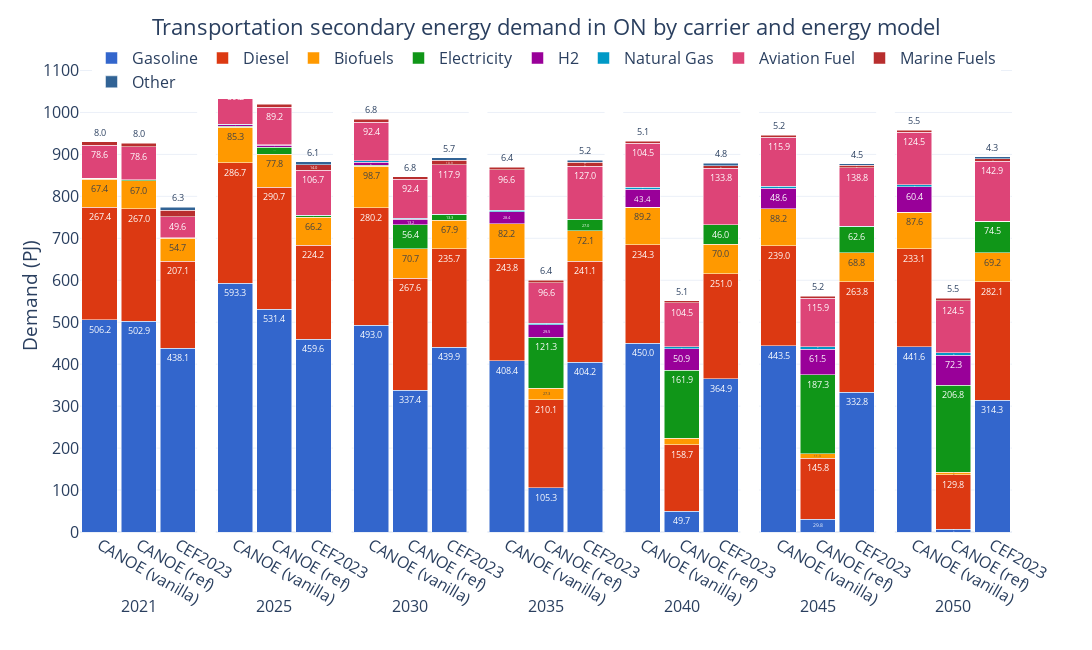

Source (notebook cell):
### Code cell
bau23_fig = bau23_demand[(bau23_demand['Sector'] == 'Transportation') & (bau23_demand['Carrier'] != 'Total End-Use')].copy()
ref_fig = ref_trnact[(ref_trnact['Mode'] == 'Fuel use') & (ref_trnact['Carrier'] != 'Other')].copy()
vanilla_fig = vanilla_trnact[(vanilla_trnact['Mode'] == 'Fuel use') & (vanilla_trnact['Carrier'] != 'Other')].copy()

carrier_order = ['Gasoline', 'Diesel', 'Biofuels', 'Electricity', 'H2', 'Natural Gas', 'Aviation Fuel', 'Marine Fuels', 'Other']

bau23_fig['Source'] = 'CEF2023'
ref_fig['Source'] = 'CANOE (ref)'
vanilla_fig['Source'] = 'CANOE (vanilla)'

fig_df = pd.concat([vanilla_fig[['Period', 'Demand (PJ)', 'Carrier', 'Source']], ref_fig[['Period', 'Demand (PJ)', 'Carrier', 'Source']], bau23_fig[['Period', 'Demand (PJ)', 'Carrier', 'Source']]])

fig_df['Carrier'] = fig_df['Carrier'].apply(carrier_grouping)
fig_df = fig_df.groupby(['Period', 'Carrier', 'Source'], as_index=False).sum('Demand (PJ)')

fig_df['Carrier'] = pd.Categorical(fig_df['Carrier'], categories=carrier_order, ordered=True)
fig_df['Source'] = pd.Categorical(fig_df['Source'], categories=['CANOE (vanilla)', 'CANOE (ref)', 'CEF2023'], ordered=True)
fig_df = fig_df.sort_values(['Source', 'Carrier', 'Period'])

fig = px.bar(fig_df, 
             x='Source', 
             y='Demand (PJ)', 
             color='Carrier', 
             barmode='stack', 
             facet_col='Period',
             facet_col_spacing=2E-2,
             template='plotly_white',
             color_discrete_sequence=px.colors.qualitative.G10[:7] + px.colors.qualitative.G10[8:],
             text_auto='.1f',
            #  text='Demand (PJ)_sum'
             width=1200, height=650,
             )

fig.update_layout(title=dict(
        text='Transportation secondary energy demand in ON by carrier and energy model',
        x=0.5, 
        y=0.97,
        xanchor='center',
        yanchor='top'
    ),
    xaxis=dict(title='Period'),
    yaxis=dict(title='Demand (PJ)',
               dtick=100),
    yaxis_title_standoff=0,
    legend_title_text='',
    bargap=0.1,
    legend=dict(
        orientation='h',  
        yanchor='top',
        y=1.04,  
        xanchor='center',
        x=0.5),
    font=dict(
        # family="Open Sans",
        size=16)
    )

for annotation in fig.layout.annotations:
    annotation.text = annotation.text.split('=')[1]
    annotation.y = -0.13  
    annotation.yanchor = 'top' 

for axis in fig.layout:
    if axis.startswith('yaxis'):
        fig.layout[axis].dtick = 100

for axis in fig.layout:
    if axis.startswith('xaxis'):
        fig.layout[axis].title.text = ''

fig.for_each_trace(lambda trace: trace.update(textfont=dict(size=9)))

fig.show()

### Figure 1 — Plotly figure (JSON) as saved in the notebook; plotly's stock layout.template omitted (floating-point values rounded to 4 significant figures)
{"data": [{"alignmentgroup": "True", "hovertemplate": "Carrier=Gasoline<br>Period=2021<br>Source=%{x}<br>Demand (PJ)=%{y}<extra></extra>", "legendgroup": "Gasoline", "marker": {"color": "#3366CC", "pattern": {"shape": ""}}, "name": "Gasoline", "offsetgroup": "Gasoline", "orientation": "v", "showlegend": true, "textfont": {"size": 9}, "textposition": "auto", "texttemplate": "%{y:.1f}", "type": "bar", "x": ["CANOE (vanilla)", "CANOE (ref)", "CEF2023"], "xaxis": "x", "y": [506.2, 502.9, 438.1], "yaxis": "y"}, {"alignmentgroup": "True", "hovertemplate": "Carrier=Gasoline<br>Period=2025<br>Source=%{x}<br>Demand (PJ)=%{y}<extra></extra>", "legendgroup": "Gasoline", "marker": {"color": "#3366CC", "pattern": {"shape": ""}}, "name": "Gasoline", "offsetgroup": "Gasoline", "orientation": "v", "showlegend": false, "textfont": {"size": 9}, "textposition": "auto", "texttemplate": "%{y:.1f}", "type": "bar", "x": ["CANOE (vanilla)", "CANOE (ref)", "CEF2023"], "xaxis": "x2", "y": [593.3, 531.4, 459.6], "yaxis": "y2"}, {"alignmentgroup": "True", "hovertemplate": "Carrier=Gasoline<br>Period=2030<br>Source=%{x}<br>Demand (PJ)=%{y}<extra></extra>", "legendgroup": "Gasoline", "marker": {"color": "#3366CC", "pattern": {"shape": ""}}, "name": "Gasoline", "offsetgroup": "Gasoline", "orientation": "v", "showlegend": false, "textfont": {"size": 9}, "textposition": "auto", "texttemplate": "%{y:.1f}", "type": "bar", "x": ["CANOE (vanilla)", "CANOE (ref)", "CEF2023"], "xaxis": "x3", "y": [493.0, 337.4, 439.9], "yaxis": "y3"}, {"alignmentgroup": "True", "hovertemplate": "Carrier=Gasoline<br>Period=2035<br>Source=%{x}<br>Demand (PJ)=%{y}<extra></extra>", "legendgroup": "Gasoline", "marker": {"color": "#3366CC", "pattern": {"shape": ""}}, "name": "Gasoline", "offsetgroup": "Gasoline", "orientation": "v", "showlegend": false, "textfont": {"size": 9}, "textposition": "auto", "texttemplate": "%{y:.1f}", "type": "bar", "x": ["CANOE (vanilla)", "CANOE (ref)", "CEF2023"], "xaxis": "x4", "y": [408.4, 105.3, 404.2], "yaxis": "y4"}, {"alignmentgroup": "True", "hovertemplate": "Carrier=Gasoline<br>Period=2040<br>Source=%{x}<br>Demand (PJ)=%{y}<extra></extra>", "legendgroup": "Gasoline", "marker": {"color": "#3366CC", "pattern": {"shape": ""}}, "name": "Gasoline", "offsetgroup": "Gasoline", "orientation": "v", "showlegend": false, "textfont": {"size": 9}, "textposition": "auto", "texttemplate": "%{y:.1f}", "type": "bar", "x": ["CANOE (vanilla)", "CANOE (ref)", "CEF2023"], "xaxis": "x5", "y": [450.0, 49.74, 364.9], "yaxis": "y5"}, {"alignmentgroup": "True", "hovertemplate": "Carrier=Gasoline<br>Period=2045<br>Source=%{x}<br>Demand (PJ)=%{y}<extra></extra>", "legendgroup": "Gasoline", "marker": {"color": "#3366CC", "pattern": {"shape": ""}}, "name": "Gasoline", "offsetgroup": "Gasoline", "orientation": "v", "showlegend": false, "textfont": {"size": 9}, "textposition": "auto", "texttemplate": "%{y:.1f}", "type": "bar", "x": ["CANOE (vanilla)", "CANOE (ref)", "CEF2023"], "xaxis": "x6", "y": [443.5, 29.81, 332.8], "yaxis": "y6"}, {"alignmentgroup": "True", "hovertemplate": "Carrier=Gasoline<br>Period=2050<br>Source=%{x}<br>Demand (PJ)=%{y}<extra></extra>", "legendgroup": "Gasoline", "marker": {"color": "#3366CC", "pattern": {"shape": ""}}, "name": "Gasoline", "offsetgroup": "Gasoline", "orientation": "v", "showlegend": false, "textfont": {"size": 9}, "textposition": "auto", "texttemplate": "%{y:.1f}", "type": "bar", "x": ["CANOE (vanilla)", "CANOE (ref)", "CEF2023"], "xaxis": "x7", "y": [441.6, 6.229, 314.3], "yaxis": "y7"}, {"alignmentgroup": "True", "hovertemplate": "Carrier=Diesel<br>Period=2021<br>Source=%{x}<br>Demand (PJ)=%{y}<extra></extra>", "legendgroup": "Diesel", "marker": {"color": "#DC3912", "pattern": {"shape": ""}}, "name": "Diesel", "offsetgroup": "Diesel", "orientation": "v", "showlegend": true, "textfont": {"size": 9}, "textposition": "auto", "texttemplate": "%{y:.1f}", "type": "bar", "x": ["CANOE (vanilla)", "CANOE (ref)", "CEF2023"], "xaxis": "x", "y": [267.4, 267.0, 207.1], "yaxis": "y"}, {"alignmentgroup": "True", "hovertemplate": "Carrier=Diesel<br>Period=2025<br>Source=%{x}<br>Demand (PJ)=%{y}<extra></extra>", "legendgroup": "Diesel", "marker": {"color": "#DC3912", "pattern": {"shape": ""}}, "name": "Diesel", "offsetgroup": "Diesel", "orientation": "v", "showlegend": false, "textfont": {"size": 9}, "textposition": "auto", "texttemplate": "%{y:.1f}", "type": "bar", "x": ["CANOE (vanilla)", "CANOE (ref)", "CEF2023"], "xaxis": "x2", "y": [286.7, 290.7, 224.2], "yaxis": "y2"}, {"alignmentgroup": "True", "hovertemplate": "Carrier=Diesel<br>Period=2030<br>Source=%{x}<br>Demand (PJ)=%{y}<extra></extra>", "legendgroup": "Diesel", "marker": {"color": "#DC3912", "pattern": {"shape": ""}}, "name": "Diesel", "offsetgroup": "Diesel", "orientation": "v", "showlegend": false, "textfont": {"size": 9}, "textposition": "auto", "texttemplate": "%{y:.1f}", "type": "bar", "x": ["CANOE (vanilla)", "CANOE (ref)", "CEF2023"], "xaxis": "x3", "y": [280.2, 267.6, 235.7], "yaxis": "y3"}, {"alignmentgroup": "True", "hovertemplate": "Carrier=Diesel<br>Period=2035<br>Source=%{x}<br>Demand (PJ)=%{y}<extra></extra>", "legendgroup": "Diesel", "marker": {"color": "#DC3912", "pattern": {"shape": ""}}, "name": "Diesel", "offsetgroup": "Diesel", "orientation": "v", "showlegend": false, "textfont": {"size": 9}, "textposition": "auto", "texttemplate": "%{y:.1f}", "type": "bar", "x": ["CANOE (vanilla)", "CANOE (ref)", "CEF2023"], "xaxis": "x4", "y": [243.8, 210.1, 241.1], "yaxis": "y4"}, {"alignmentgroup": "True", "hovertemplate": "Carrier=Diesel<br>Period=2040<br>Source=%{x}<br>Demand (PJ)=%{y}<extra></extra>", "legendgroup": "Diesel", "marker": {"color": "#DC3912", "pattern": {"shape": ""}}, "name": "Diesel", "offsetgroup": "Diesel", "orientation": "v", "showlegend": false, "textfont": {"size": 9}, "textposition": "auto", "texttemplate": "%{y:.1f}", "type": "bar", "x": ["CANOE (vanilla)", "CANOE (ref)", "CEF2023"], "xaxis": "x5", "y": [234.3, 158.7, 251.0], "yaxis": "y5"}, {"alignmentgroup": "True", "hovertemplate": "Carrier=Diesel<br>Period=2045<br>Source=%{x}<br>Demand (PJ)=%{y}<extra></extra>", "legendgroup": "Diesel", "marker": {"color": "#DC3912", "pattern": {"shape": ""}}, "name": "Diesel", "offsetgroup": "Diesel", "orientation": "v", "showlegend": false, "textfont": {"size": 9}, "textposition": "auto", "texttemplate": "%{y:.1f}", "type": "bar", "x": ["CANOE (vanilla)", "CANOE (ref)", "CEF2023"], "xaxis": "x6", "y": [239.0, 145.8, 263.8], "yaxis": "y6"}, {"alignmentgroup": "True", "hovertemplate": "Carrier=Diesel<br>Period=2050<br>Source=%{x}<br>Demand (PJ)=%{y}<extra></extra>", "legendgroup": "Diesel", "marker": {"color": "#DC3912", "pattern": {"shape": ""}}, "name": "Diesel", "offsetgroup": "Diesel", "orientation": "v", "showlegend": false, "textfont": {"size": 9}, "textposition": "auto", "texttemplate": "%{y:.1f}", "type": "bar", "x": ["CANOE (vanilla)", "CANOE (ref)", "CEF2023"], "xaxis": "x7", "y": [233.1, 129.8, 282.1], "yaxis": "y7"}, {"alignmentgroup": "True", "hovertemplate": "Carrier=Biofuels<br>Period=2021<br>Source=%{x}<br>Demand (PJ)=%{y}<extra></extra>", "legendgroup": "Biofuels", "marker": {"color": "#FF9900", "pattern": {"shape": ""}}, "name": "Biofuels", "offsetgroup": "Biofuels", "orientation": "v", "showlegend": true, "textfont": {"size": 9}, "textposition": "auto", "texttemplate": "%{y:.1f}", "type": "bar", "x": ["CANOE (vanilla)", "CANOE (ref)", "CEF2023"], "xaxis": "x", "y": [67.38, 67.0, 54.67], "yaxis": "y"}, {"alignmentgroup": "True", "hovertemplate": "Carrier=Biofuels<br>Period=2025<br>Source=%{x}<br>Demand (PJ)=%{y}<extra></extra>", "legendgroup": "Biofuels", "marker": {"color": "#FF9900", "pattern": {"shape": ""}}, "name": "Biofuels", "offsetgroup": "Biofuels", "orientation": "v", "showlegend": false, "textfont": {"size": 9}, "textposition": "auto", "texttemplate": "%{y:.1f}", "type": "bar", "x": ["CANOE (vanilla)", "CANOE (ref)", "CEF2023"], "xaxis": "x2", "y": [85.28, 77.8, 66.16], "yaxis": "y2"}, {"alignmentgroup": "True", "hovertemplate": "Carrier=Biofuels<br>Period=2030<br>Source=%{x}<br>Demand (PJ)=%{y}<extra></extra>", "legendgroup": "Biofuels", "marker": {"color": "#FF9900", "pattern": {"shape": ""}}, "name": "Biofuels", "offsetgroup": "Biofuels", "orientation": "v", "showlegend": false, "textfont": {"size": 9}, "textposition": "auto", "texttemplate": "%{y:.1f}", "type": "bar", "x": ["CANOE (vanilla)", "CANOE (ref)", "CEF2023"], "xaxis": "x3", "y": [98.67, 70.69, 67.86], "yaxis": "y3"}, {"alignmentgroup": "True", "hovertemplate": "Carrier=Biofuels<br>Period=2035<br>Source=%{x}<br>Demand (PJ)=%{y}<extra></extra>", "legendgroup": "Biofuels", "marker": {"color": "#FF9900", "pattern": {"shape": ""}}, "name": "Biofuels", "offsetgroup": "Biofuels", "orientation": "v", "showlegend": false, "textfont": {"size": 9}, "textposition": "auto", "texttemplate": "%{y:.1f}", "type": "bar", "x": ["CANOE (vanilla)", "CANOE (ref)", "CEF2023"], "xaxis": "x4", "y": [82.23, 27.34, 72.07], "yaxis": "y4"}, {"alignmentgroup": "True", "hovertemplate": "Carrier=Biofuels<br>Period=2040<br>Source=%{x}<br>Demand (PJ)=%{y}<extra></extra>", "legendgroup": "Biofuels", "marker": {"color": "#FF9900", "pattern": {"shape": ""}}, "name": "Biofuels", "offsetgroup": "Biofuels", "orientation": "v", "showlegend": false, "textfont": {"size": 9}, "textposition": "auto", "texttemplate": "%{y:.1f}", "type": "bar", "x": ["CANOE (vanilla)", "CANOE (ref)", "CEF2023"], "xaxis": "x5", "y": [89.17, 15.39, 70.05], "yaxis": "y5"}, {"alignmentgroup": "True", "hovertemplate": "Carrier=Biofuels<br>Period=2045<br>Source=%{x}<br>Demand (PJ)=%{y}<extra></extra>", "legendgroup": "Biofuels", "marker": {"color": "#FF9900", "pattern": {"shape": ""}}, "name": "Biofuels", "offsetgroup": "Biofuels", "orientation": "v", "showlegend": false, "textfont": {"size": 9}, "textposition": "auto", "texttemplate": "%{y:.1f}", "type": "bar", "x": ["CANOE (vanilla)", "CANOE (ref)", "CEF2023"], "xaxis": "x6", "y": [88.22, 11.34, 68.84], "yaxis": "y6"}, {"alignmentgroup": "True", "hovertemplate": "Carrier=Biofuels<br>Period=2050<br>Source=%{x}<br>Demand (PJ)=%{y}<extra></extra>", "legendgroup": "Biofuels", "marker": {"color": "#FF9900", "pattern": {"shape": ""}}, "name": "Biofuels", "offsetgroup": "Biofuels", "orientation": "v", "showlegend": false, "textfont": {"size": 9}, "textposition": "auto", "texttemplate": "%{y:.1f}", "type": "bar", "x": ["CANOE (vanilla)", "CANOE (ref)", "CEF2023"], "xaxis": "x7", "y": [87.65, 6.508, 69.21], "yaxis": "y7"}, {"alignmentgroup": "True", "hovertemplate": "Carrier=Electricity<br>Period=2021<br>Source=%{x}<br>Demand (PJ)=%{y}<extra></extra>", "legendgroup": "Electricity", "marker": {"color": "#109618", "pattern": {"shape": ""}}, "name": "Electricity", "offsetgroup": "Electricity", "orientation": "v", "showlegend": true, "textfont": {"size": 9}, "textposition": "auto", "texttemplate": "%{y:.1f}", "type": "bar", "x": ["CANOE (vanilla)", "CANOE (ref)", "CEF2023"], "xaxis": "x", "y": [2.291, 2.665, 1.288], "yaxis": "y"}, {"alignmentgroup": "True", "hovertemplate": "Carrier=Electricity<br>Period=2025<br>Source=%{x}<br>Demand (PJ)=%{y}<extra></extra>", "legendgroup": "Electricity", "marker": {"color": "#109618", "pattern": {"shape": ""}}, "name": "Electricity", "offsetgroup": "Electricity", "orientation": "v", "showlegend": false, "textfont": {"size": 9}, "textposition": "auto", "texttemplate": "%{y:.1f}", "type": "bar", "x": ["CANOE (vanilla)", "CANOE (ref)", "CEF2023"], "xaxis": "x2", "y": [2.278, 17.68, 4.446], "yaxis": "y2"}, {"alignmentgroup": "True", "hovertemplate": "Carrier=Electricity<br>Period=2030<br>Source=%{x}<br>Demand (PJ)=%{y}<extra></extra>", "legendgroup": "Electricity", "marker": {"color": "#109618", "pattern": {"shape": ""}}, "name": "Electricity", "offsetgroup": "Electricity", "orientation": "v", "showlegend": false, "textfont": {"size": 9}, "textposition": "auto", "texttemplate": "%{y:.1f}", "type": "bar", "x": ["CANOE (vanilla)", "CANOE (ref)", "CEF2023"], "xaxis": "x3", "y": [1.899, 56.39, 13.3], "yaxis": "y3"}, {"alignmentgroup": "True", "hovertemplate": "Carrier=Electricity<br>Period=2035<br>Source=%{x}<br>Demand (PJ)=%{y}<extra></extra>", "legendgroup": "Electricity", "marker": {"color": "#109618", "pattern": {"shape": ""}}, "name": "Electricity", "offsetgroup": "Electricity", "orientation": "v", "showlegend": false, "textfont": {"size": 9}, "textposition": "auto", "texttemplate": "%{y:.1f}", "type": "bar", "x": ["CANOE (vanilla)", "CANOE (ref)", "CEF2023"], "xaxis": "x4", "y": [0.2806, 121.3, 27.01], "yaxis": "y4"}, {"alignmentgroup": "True", "hovertemplate": "Carrier=Electricity<br>Period=2040<br>Source=%{x}<br>Demand (PJ)=%{y}<extra></extra>", "legendgroup": "Electricity", "marker": {"color": "#109618", "pattern": {"shape": ""}}, "name": "Electricity", "offsetgroup": "Electricity", "orientation": "v", "showlegend": false, "textfont": {"size": 9}, "textposition": "auto", "texttemplate": "%{y:.1f}", "type": "bar", "x": ["CANOE (vanilla)", "CANOE (ref)", "CEF2023"], "xaxis": "x5", "y": [0, 161.9, 46.04], "yaxis": "y5"}, {"alignmentgroup": "True", "hovertemplate": "Carrier=Electricity<br>Period=2045<br>Source=%{x}<br>Demand (PJ)=%{y}<extra></extra>", "legendgroup": "Electricity", "marker": {"color": "#109618", "pattern": {"shape": ""}}, "name": "Electricity", "offsetgroup": "Electricity", "orientation": "v", "showlegend": false, "textfont": {"size": 9}, "textposition": "auto", "texttemplate": "%{y:.1f}", "type": "bar", "x": ["CANOE (vanilla)", "CANOE (ref)", "CEF2023"], "xaxis": "x6", "y": [0, 187.3, 62.58], "yaxis": "y6"}, {"alignmentgroup": "True", "hovertemplate": "Carrier=Electricity<br>Period=2050<br>Source=%{x}<br>Demand (PJ)=%{y}<extra></extra>", "legendgroup": "Electricity", "marker": {"color": "#109618", "pattern": {"shape": ""}}, "name": "Electricity", "offsetgroup": "Electricity", "orientation": "v", "showlegend": false, "textfont": {"size": 9}, "textposition": "auto", "texttemplate": "%{y:.1f}", "type": "bar", "x": ["CANOE (vanilla)", "CANOE (ref)", "CEF2023"], "xaxis": "x7", "y": [0, 206.8, 74.53], "yaxis": "y7"}, {"alignmentgroup": "True", "hovertemplate": "Carrier=H2<br>Period=2021<br>Source=%{x}<br>Demand (PJ)=%{y}<extra></extra>", "legendgroup": "H2", "marker": {"color": "#990099", "pattern": {"shape": ""}}, "name": "H2", "offsetgroup": "H2", "orientation": "v", "showlegend": true, "textfont": {"size": 9}, "textposition": "auto", "texttemplate": "%{y:.1f}", "type": "bar", "x": ["CANOE (vanilla)", "CANOE (ref)", "CEF2023"], "xaxis": "x", "y": [0, 0, 0.0001], "yaxis": "y"}, {"alignmentgroup": "True", "hovertemplate": "Carrier=H2<br>Period=2025<br>Source=%{x}<br>Demand (PJ)=%{y}<extra></extra>", "legendgroup": "H2", "marker": {"color": "#990099", "pattern": {"shape": ""}}, "name": "H2", "offsetgroup": "H2", "orientation": "v", "showlegend": false, "textfont": {"size": 9}, "textposition": "auto", "texttemplate": "%{y:.1f}", "type": "bar", "x": ["CANOE (vanilla)", "CANOE (ref)", "CEF2023"], "xaxis": "x2", "y": [2.816, 4.168, 0.0001], "yaxis": "y2"}, {"alignmentgroup": "True", "hovertemplate": "Carrier=H2<br>Period=2030<br>Source=%{x}<br>Demand (PJ)=%{y}<extra></extra>", "legendgroup": "H2", "marker": {"color": "#990099", "pattern": {"shape": ""}}, "name": "H2", "offsetgroup": "H2", "orientation": "v", "showlegend": false, "textfont": {"size": 9}, "textposition": "auto", "texttemplate": "%{y:.1f}", "type": "bar", "x": ["CANOE (vanilla)", "CANOE (ref)", "CEF2023"], "xaxis": "x3", "y": [7.852, 13.24, 0.0001], "yaxis": "y3"}, {"alignmentgroup": "True", "hovertemplate": "Carrier=H2<br>Period=2035<br>Source=%{x}<br>Demand (PJ)=%{y}<extra></extra>", "legendgroup": "H2", "marker": {"color": "#990099", "pattern": {"shape": ""}}, "name": "H2", "offsetgroup": "H2", "orientation": "v", "showlegend": false, "textfont": {"size": 9}, "textposition": "auto", "texttemplate": "%{y:.1f}", "type": "bar", "x": ["CANOE (vanilla)", "CANOE (ref)", "CEF2023"], "xaxis": "x4", "y": [28.43, 29.51, 0.0001], "yaxis": "y4"}, {"alignmentgroup": "True", "hovertemplate": "Carrier=H2<br>Period=2040<br>Source=%{x}<br>Demand (PJ)=%{y}<extra></extra>", "legendgroup": "H2", "marker": {"color": "#990099", "pattern": {"shape": ""}}, "name": "H2", "offsetgroup": "H2", "orientation": "v", "showlegend": false, "textfont": {"size": 9}, "textposition": "auto", "texttemplate": "%{y:.1f}", "type": "bar", "x": ["CANOE (vanilla)", "CANOE (ref)", "CEF2023"], "xaxis": "x5", "y": [43.36, 50.9, 0.0001], "yaxis": "y5"}, {"alignmentgroup": "True", "hovertemplate": "Carrier=H2<br>Period=2045<br>Source=%{x}<br>Demand (PJ)=%{y}<extra></extra>", "legendgroup": "H2", "marker": {"color": "#990099", "pattern": {"shape": ""}}, "name": "H2", "offsetgroup": "H2", "orientation": "v", "showlegend": false, "textfont": {"size": 9}, "textposition": "auto", "texttemplate": "%{y:.1f}", "type": "bar", "x": ["CANOE (vanilla)", "CANOE (ref)", "CEF2023"], "xaxis": "x6", "y": [48.56, 61.46, 0.0001], "yaxis": "y6"}, {"alignmentgroup": "True", "hovertemplate": "Carrier=H2<br>Period=2050<br>Source=%{x}<br>Demand (PJ)=%{y}<extra></extra>", "legendgroup": "H2", "marker": {"color": "#990099", "pattern": {"shape": ""}}, "name": "H2", "offsetgroup": "H2", "orientation": "v", "showlegend": false, "textfont": {"size": 9}, "textposition": "auto", "texttemplate": "%{y:.1f}", "type": "bar", "x": ["CANOE (vanilla)", "CANOE (ref)", "CEF2023"], "xaxis": "x7", "y": [60.43, 72.28, 0.0001], "yaxis": "y7"}, {"alignmentgroup": "True", "hovertemplate": "Carrier=Natural Gas<br>Period=2021<br>Source=%{x}<br>Demand (PJ)=%{y}<extra></extra>", "legendgroup": "Natural Gas", "marker": {"color": "#0099C6", "pattern": {"shape": ""}}, "name": "Natural Gas", "offsetgroup": "Natural Gas", "orientation": "v", "showlegend": true, "textfont": {"size": 9}, "textposition": "auto", "texttemplate": "%{y:.1f}", "type": "bar", "x": ["CANOE (vanilla)", "CANOE (ref)", "CEF2023"], "xaxis": "x", "y": [0.3488, 0.3488, 0.6612], "yaxis": "y"}, {"alignmentgroup": "True", "hovertemplate": "Carrier=Natural Gas<br>Period=2025<br>Source=%{x}<br>Demand (PJ)=%{y}<extra></extra>", "legendgroup": "Natural Gas", "marker": {"color": "#0099C6", "pattern": {"shape": ""}}, "name": "Natural Gas", "offsetgroup": "Natural Gas", "orientation": "v", "showlegend": false, "textfont": {"size": 9}, "textposition": "auto", "texttemplate": "%{y:.1f}", "type": "bar", "x": ["CANOE (vanilla)", "CANOE (ref)", "CEF2023"], "xaxis": "x2", "y": [1.081, 1.078, 0.7773], "yaxis": "y2"}, {"alignmentgroup": "True", "hovertemplate": "Carrier=Natural Gas<br>Period=2030<br>Source=%{x}<br>Demand (PJ)=%{y}<extra></extra>", "legendgroup": "Natural Gas", "marker": {"color": "#0099C6", "pattern": {"shape": ""}}, "name": "Natural Gas", "offsetgroup": "Natural Gas", "orientation": "v", "showlegend": false, "textfont": {"size": 9}, "textposition": "auto", "texttemplate": "%{y:.1f}", "type": "bar", "x": ["CANOE (vanilla)", "CANOE (ref)", "CEF2023"], "xaxis": "x3", "y": [2.746, 2.741, 0.8382], "yaxis": "y3"}, {"alignmentgroup": "True", "hovertemplate": "Carrier=Natural Gas<br>Period=2035<br>Source=%{x}<br>Demand (PJ)=%{y}<extra></extra>", "legendgroup": "Natural Gas", "marker": {"color": "#0099C6", "pattern": {"shape": ""}}, "name": "Natural Gas", "offsetgroup": "Natural Gas", "orientation": "v", "showlegend": false, "textfont": {"size": 9}, "textposition": "auto", "texttemplate": "%{y:.1f}", "type": "bar", "x": ["CANOE (vanilla)", "CANOE (ref)", "CEF2023"], "xaxis": "x4", "y": [3.529, 3.519, 0.8741], "yaxis": "y4"}, {"alignmentgroup": "True", "hovertemplate": "Carrier=Natural Gas<br>Period=2040<br>Source=%{x}<br>Demand (PJ)=%{y}<extra></extra>", "legendgroup": "Natural Gas", "marker": {"color": "#0099C6", "pattern": {"shape": ""}}, "name": "Natural Gas", "offsetgroup": "Natural Gas", "orientation": "v", "showlegend": false, "textfont": {"size": 9}, "textposition": "auto", "texttemplate": "%{y:.1f}", "type": "bar", "x": ["CANOE (vanilla)", "CANOE (ref)", "CEF2023"], "xaxis": "x5", "y": [5.348, 5.321, 0.8821], "yaxis": "y5"}, {"alignmentgroup": "True", "hovertemplate": "Carrier=Natural Gas<br>Period=2045<br>Source=%{x}<br>Demand (PJ)=%{y}<extra></extra>", "legendgroup": "Natural Gas", "marker": {"color": "#0099C6", "pattern": {"shape": ""}}, "name": "Natural Gas", "offsetgroup": "Natural Gas", "orientation": "v", "showlegend": false, "textfont": {"size": 9}, "textposition": "auto", "texttemplate": "%{y:.1f}", "type": "bar", "x": ["CANOE (vanilla)", "CANOE (ref)", "CEF2023"], "xaxis": "x6", "y": [5.343, 5.321, 0.883], "yaxis": "y6"}, {"alignmentgroup": "True", "hovertemplate": "Carrier=Natural Gas<br>Period=2050<br>Source=%{x}<br>Demand (PJ)=%{y}<extra></extra>", "legendgroup": "Natural Gas", "marker": {"color": "#0099C6", "pattern": {"shape": ""}}, "name": "Natural Gas", "offsetgroup": "Natural Gas", "orientation": "v", "showlegend": false, "textfont": {"size": 9}, "textposition": "auto", "texttemplate": "%{y:.1f}", "type": "bar", "x": ["CANOE (vanilla)", "CANOE (ref)", "CEF2023"], "xaxis": "x7", "y": [5.342, 5.321, 0.8844], "yaxis": "y7"}, {"alignmentgroup": "True", "hovertemplate": "Carrier=Aviation Fuel<br>Period=2021<br>Source=%{x}<br>Demand (PJ)=%{y}<extra></extra>", "legendgroup": "Aviation Fuel", "marker": {"color": "#DD4477", "pattern": {"shape": ""}}, "name": "Aviation Fuel", "offsetgroup": "Aviation Fuel", "orientation": "v", "showlegend": true, "textfont": {"size": 9}, "textposition": "auto", "texttemplate": "%{y:.1f}", "type": "bar", "x": ["CANOE (vanilla)", "CANOE (ref)", "CEF2023"], "xaxis": "x", "y": [78.6, 78.6, 49.62], "yaxis": "y"}, {"alignmentgroup": "True", "hovertemplate": "Carrier=Aviation Fuel<br>Period=2025<br>Source=%{x}<br>Demand (PJ)=%{y}<extra></extra>", "legendgroup": "Aviation Fuel", "marker": {"color": "#DD4477", "pattern": {"shape": ""}}, "name": "Aviation Fuel", "offsetgroup": "Aviation Fuel", "orientation": "v", "showlegend": false, "textfont": {"size": 9}, "textposition": "auto", "texttemplate": "%{y:.1f}", "type": "bar", "x": ["CANOE (vanilla)", "CANOE (ref)", "CEF2023"], "xaxis": "x2", "y": [89.23, 89.23, 106.7], "yaxis": "y2"}, {"alignmentgroup": "True", "hovertemplate": "Carrier=Aviation Fuel<br>Period=2030<br>Source=%{x}<br>Demand (PJ)=%{y}<extra></extra>", "legendgroup": "Aviation Fuel", "marker": {"color": "#DD4477", "pattern": {"shape": ""}}, "name": "Aviation Fuel", "offsetgroup": "Aviation Fuel", "orientation": "v", "showlegend": false, "textfont": {"size": 9}, "textposition": "auto", "texttemplate": "%{y:.1f}", "type": "bar", "x": ["CANOE (vanilla)", "CANOE (ref)", "CEF2023"], "xaxis": "x3", "y": [92.37, 92.37, 117.9], "yaxis": "y3"}, {"alignmentgroup": "True", "hovertemplate": "Carrier=Aviation Fuel<br>Period=2035<br>Source=%{x}<br>Demand (PJ)=%{y}<extra></extra>", "legendgroup": "Aviation Fuel", "marker": {"color": "#DD4477", "pattern": {"shape": ""}}, "name": "Aviation Fuel", "offsetgroup": "Aviation Fuel", "orientation": "v", "showlegend": false, "textfont": {"size": 9}, "textposition": "auto", "texttemplate": "%{y:.1f}", "type": "bar", "x": ["CANOE (vanilla)", "CANOE (ref)", "CEF2023"], "xaxis": "x4", "y": [96.65, 96.65, 127.0], "yaxis": "y4"}, {"alignmentgroup": "True", "hovertemplate": "Carrier=Aviation Fuel<br>Period=2040<br>Source=%{x}<br>Demand (PJ)=%{y}<extra></extra>", "legendgroup": "Aviation Fuel", "marker": {"color": "#DD4477", "pattern": {"shape": ""}}, "name": "Aviation Fuel", "offsetgroup": "Aviation Fuel", "orientation": "v", "showlegend": false, "textfont": {"size": 9}, "textposition": "auto", "texttemplate": "%{y:.1f}", "type": "bar", "x": ["CANOE (vanilla)", "CANOE (ref)", "CEF2023"], "xaxis": "x5", "y": [104.5, 104.5, 133.8], "yaxis": "y5"}, {"alignmentgroup": "True", "hovertemplate": "Carrier=Aviation Fuel<br>Period=2045<br>Source=%{x}<br>Demand (PJ)=%{y}<extra></extra>", "legendgroup": "Aviation Fuel", "marker": {"color": "#DD4477", "pattern": {"shape": ""}}, "name": "Aviation Fuel", "offsetgroup": "Aviation Fuel", "orientation": "v", "showlegend": false, "textfont": {"size": 9}, "textposition": "auto", "texttemplate": "%{y:.1f}", "type": "bar", "x": ["CANOE (vanilla)", "CANOE (ref)", "CEF2023"], "xaxis": "x6", "y": [115.9, 115.9, 138.8], "yaxis": "y6"}, {"alignmentgroup": "True", "hovertemplate": "Carrier=Aviation Fuel<br>Period=2050<br>Source=%{x}<br>Demand (PJ)=%{y}<extra></extra>", "legendgroup": "Aviation Fuel", "marker": {"color": "#DD4477", "pattern": {"shape": ""}}, "name": "Aviation Fuel", "offsetgroup": "Aviation Fuel", "orientation": "v", "showlegend": false, "textfont": {"size": 9}, "textposition": "auto", "texttemplate": "%{y:.1f}", "type": "bar", "x": ["CANOE (vanilla)", "CANOE (ref)", "CEF2023"], "xaxis": "x7", "y": [124.5, 124.5, 142.9], "yaxis": "y7"}, {"alignmentgroup": "True", "hovertemplate": "Carrier=Marine Fuels<br>Period=2021<br>Source=%{x}<br>Demand (PJ)=%{y}<extra></extra>", "legendgroup": "Marine Fuels", "marker": {"color": "#B82E2E", "pattern": {"shape": ""}}, "name": "Marine Fuels", "offsetgroup": "Marine Fuels", "orientation": "v", "showlegend": true, "textfont": {"size": 9}, "textposition": "auto", "texttemplate": "%{y:.1f}", "type": "bar", "x": ["CANOE (vanilla)", "CANOE (ref)", "CEF2023"], "xaxis": "x", "y": [8.028, 8.028, 15.95], "yaxis": "y"}, {"alignmentgroup": "True", "hovertemplate": "Carrier=Marine Fuels<br>Period=2025<br>Source=%{x}<br>Demand (PJ)=%{y}<extra></extra>", "legendgroup": "Marine Fuels", "marker": {"color": "#B82E2E", "pattern": {"shape": ""}}, "name": "Marine Fuels", "offsetgroup": "Marine Fuels", "orientation": "v", "showlegend": false, "textfont": {"size": 9}, "textposition": "auto", "texttemplate": "%{y:.1f}", "type": "bar", "x": ["CANOE (vanilla)", "CANOE (ref)", "CEF2023"], "xaxis": "x2", "y": [8.028, 8.028, 14.03], "yaxis": "y2"}, {"alignmentgroup": "True", "hovertemplate": "Carrier=Marine Fuels<br>Period=2030<br>Source=%{x}<br>Demand (PJ)=%{y}<extra></extra>", "legendgroup": "Marine Fuels", "marker": {"color": "#B82E2E", "pattern": {"shape": ""}}, "name": "Marine Fuels", "offsetgroup": "Marine Fuels", "orientation": "v", "showlegend": false, "textfont": {"size": 9}, "textposition": "auto", "texttemplate": "%{y:.1f}", "type": "bar", "x": ["CANOE (vanilla)", "CANOE (ref)", "CEF2023"], "xaxis": "x3", "y": [6.772, 6.772, 10.86], "yaxis": "y3"}, {"alignmentgroup": "True", "hovertemplate": "Carrier=Marine Fuels<br>Period=2035<br>Source=%{x}<br>Demand (PJ)=%{y}<extra></extra>", "legendgroup": "Marine Fuels", "marker": {"color": "#B82E2E", "pattern": {"shape": ""}}, "name": "Marine Fuels", "offsetgroup": "Marine Fuels", "orientation": "v", "showlegend": false, "textfont": {"size": 9}, "textposition": "auto", "texttemplate": "%{y:.1f}", "type": "bar", "x": ["CANOE (vanilla)", "CANOE (ref)", "CEF2023"], "xaxis": "x4", "y": [6.436, 6.436, 8.401], "yaxis": "y4"}, {"alignmentgroup": "True", "hovertemplate": "Carrier=Marine Fuels<br>Period=2040<br>Source=%{x}<br>Demand (PJ)=%{y}<extra></extra>", "legendgroup": "Marine Fuels", "marker": {"color": "#B82E2E", "pattern": {"shape": ""}}, "name": "Marine Fuels", "offsetgroup": "Marine Fuels", "orientation": "v", "showlegend": false, "textfont": {"size": 9}, "textposition": "auto", "texttemplate": "%{y:.1f}", "type": "bar", "x": ["CANOE (vanilla)", "CANOE (ref)", "CEF2023"], "xaxis": "x5", "y": [5.07, 5.07, 6.861], "yaxis": "y5"}, {"alignmentgroup": "True", "hovertemplate": "Carrier=Marine Fuels<br>Period=2045<br>Source=%{x}<br>Demand (PJ)=%{y}<extra></extra>", "legendgroup": "Marine Fuels", "marker": {"color": "#B82E2E", "pattern": {"shape": ""}}, "name": "Marine Fuels", "offsetgroup": "Marine Fuels", "orientation": "v", "showlegend": false, "textfont": {"size": 9}, "textposition": "auto", "texttemplate": "%{y:.1f}", "type": "bar", "x": ["CANOE (vanilla)", "CANOE (ref)", "CEF2023"], "xaxis": "x6", "y": [5.17, 5.17, 6.019], "yaxis": "y6"}, {"alignmentgroup": "True", "hovertemplate": "Carrier=Marine Fuels<br>Period=2050<br>Source=%{x}<br>Demand (PJ)=%{y}<extra></extra>", "legendgroup": "Marine Fuels", "marker": {"color": "#B82E2E", "pattern": {"shape": ""}}, "name": "Marine Fuels", "offsetgroup": "Marine Fuels", "orientation": "v", "showlegend": false, "textfont": {"size": 9}, "textposition": "auto", "texttemplate": "%{y:.1f}", "type": "bar", "x": ["CANOE (vanilla)", "CANOE (ref)", "CEF2023"], "xaxis": "x7", "y": [5.459, 5.459, 5.71], "yaxis": "y7"}, {"alignmentgroup": "True", "hovertemplate": "Carrier=Other<br>Period=2021<br>Source=%{x}<br>Demand (PJ)=%{y}<extra></extra>", "legendgroup": "Other", "marker": {"color": "#316395", "pattern": {"shape": ""}}, "name": "Other", "offsetgroup": "Other", "orientation": "v", "showlegend": true, "textfont": {"size": 9}, "textposition": "auto", "texttemplate": "%{y:.1f}", "type": "bar", "x": ["CEF2023"], "xaxis": "x", "y": [6.262], "yaxis": "y"}, {"alignmentgroup": "True", "hovertemplate": "Carrier=Other<br>Period=2025<br>Source=%{x}<br>Demand (PJ)=%{y}<extra></extra>", "legendgroup": "Other", "marker": {"color": "#316395", "pattern": {"shape": ""}}, "name": "Other", "offsetgroup": "Other", "orientation": "v", "showlegend": false, "textfont": {"size": 9}, "textposition": "auto", "texttemplate": "%{y:.1f}", "type": "bar", "x": ["CEF2023"], "xaxis": "x2", "y": [6.124], "yaxis": "y2"}, {"alignmentgroup": "True", "hovertemplate": "Carrier=Other<br>Period=2030<br>Source=%{x}<br>Demand (PJ)=%{y}<extra></extra>", "legendgroup": "Other", "marker": {"color": "#316395", "pattern": {"shape": ""}}, "name": "Other", "offsetgroup": "Other", "orientation": "v", "showlegend": false, "textfont": {"size": 9}, "textposition": "auto", "texttemplate": "%{y:.1f}", "type": "bar", "x": ["CEF2023"], "xaxis": "x3", "y": [5.674], "yaxis": "y3"}, {"alignmentgroup": "True", "hovertemplate": "Carrier=Other<br>Period=2035<br>Source=%{x}<br>Demand (PJ)=%{y}<extra></extra>", "legendgroup": "Other", "marker": {"color": "#316395", "pattern": {"shape": ""}}, "name": "Other", "offsetgroup": "Other", "orientation": "v", "showlegend": false, "textfont": {"size": 9}, "textposition": "auto", "texttemplate": "%{y:.1f}", "type": "bar", "x": ["CEF2023"], "xaxis": "x4", "y": [5.25], "yaxis": "y4"}, {"alignmentgroup": "True", "hovertemplate": "Carrier=Other<br>Period=2040<br>Source=%{x}<br>Demand (PJ)=%{y}<extra></extra>", "legendgroup": "Other", "marker": {"color": "#316395", "pattern": {"shape": ""}}, "name": "Other", "offsetgroup": "Other", "orientation": "v", "showlegend": false, "textfont": {"size": 9}, "textposition": "auto", "texttemplate": "%{y:.1f}", "type": "bar", "x": ["CEF2023"], "xaxis": "x5", "y": [4.829], "yaxis": "y5"}, {"alignmentgroup": "True", "hovertemplate": "Carrier=Other<br>Period=2045<br>Source=%{x}<br>Demand (PJ)=%{y}<extra></extra>", "legendgroup": "Other", "marker": {"color": "#316395", "pattern": {"shape": ""}}, "name": "Other", "offsetgroup": "Other", "orientation": "v", "showlegend": false, "textfont": {"size": 9}, "textposition": "auto", "texttemplate": "%{y:.1f}", "type": "bar", "x": ["CEF2023"], "xaxis": "x6", "y": [4.507], "yaxis": "y6"}, {"alignmentgroup": "True", "hovertemplate": "Carrier=Other<br>Period=2050<br>Source=%{x}<br>Demand (PJ)=%{y}<extra></extra>", "legendgroup": "Other", "marker": {"color": "#316395", "pattern": {"shape": ""}}, "name": "Other", "offsetgroup": "Other", "orientation": "v", "showlegend": false, "textfont": {"size": 9}, "textposition": "auto", "texttemplate": "%{y:.1f}", "type": "bar", "x": ["CEF2023"], "xaxis": "x7", "y": [4.318], "yaxis": "y7"}], "layout": {"annotations": [{"font": {}, "showarrow": false, "text": "2021", "x": 0.06286, "xanchor": "center", "xref": "paper", "y": -0.13, "yanchor": "top", "yref": "paper"}, {"font": {}, "showarrow": false, "text": "2025", "x": 0.2086, "xanchor": "center", "xref": "paper", "y": -0.13, "yanchor": "top", "yref": "paper"}, {"font": {}, "showarrow": false, "text": "2030", "x": 0.3543, "xanchor": "center", "xref": "paper", "y": -0.13, "yanchor": "top", "yref": "paper"}, {"font": {}, "showarrow": false, "text": "2035", "x": 0.5, "xanchor": "center", "xref": "paper", "y": -0.13, "yanchor": "top", "yref": "paper"}, {"font": {}, "showarrow": false, "text": "2040", "x": 0.6457, "xanchor": "center", "xref": "paper", "y": -0.13, "yanchor": "top", "yref": "paper"}, {"font": {}, "showarrow": false, "text": "2045", "x": 0.7914, "xanchor": "center", "xref": "paper", "y": -0.13, "yanchor": "top", "yref": "paper"}, {"font": {}, "showarrow": false, "text": "2050", "x": 0.9371, "xanchor": "center", "xref": "paper", "y": -0.13, "yanchor": "top", "yref": "paper"}], "bargap": 0.1, "barmode": "stack", "font": {"size": 16}, "height": 650, "legend": {"orientation": "h", "title": {"text": ""}, "tracegroupgap": 0, "x": 0.5, "xanchor": "center", "y": 1.04, "yanchor": "top"}, "margin": {"t": 60}, "title": {"text": "Transportation secondary energy demand in ON by carrier and energy model", "x": 0.5, "xanchor": "center", "y": 0.97, "yanchor": "top"}, "width": 1200, "xaxis": {"anchor": "y", "domain": [0, 0.1257], "title": {"text": ""}}, "xaxis2": {"anchor": "y2", "domain": [0.1457, 0.2714], "matches": "x", "title": {"text": ""}}, "xaxis3": {"anchor": "y3", "domain": [0.2914, 0.4171], "matches": "x", "title": {"text": ""}}, "xaxis4": {"anchor": "y4", "domain": [0.4371, 0.5629], "matches": "x", "title": {"text": ""}}, "xaxis5": {"anchor": "y5", "domain": [0.5829, 0.7086], "matches": "x", "title": {"text": ""}}, "xaxis6": {"anchor": "y6", "domain": [0.7286, 0.8543], "matches": "x", "title": {"text": ""}}, "xaxis7": {"anchor": "y7", "domain": [0.8743, 1.0], "matches": "x", "title": {"text": ""}}, "yaxis": {"anchor": "x", "domain": [0, 1], "dtick": 100, "title": {"standoff": 0, "text": "Demand (PJ)"}}, "yaxis2": {"anchor": "x2", "domain": [0, 1], "dtick": 100, "matches": "y", "showticklabels": false}, "yaxis3": {"anchor": "x3", "domain": [0, 1], "dtick": 100, "matches": "y", "showticklabels": false}, "yaxis4": {"anchor": "x4", "domain": [0, 1], "dtick": 100, "matches": "y", "showticklabels": false}, "yaxis5": {"anchor": "x5", "domain": [0, 1], "dtick": 100, "matches": "y", "showticklabels": false}, "yaxis6": {"anchor": "x6", "domain": [0, 1], "dtick": 100, "matches": "y", "showticklabels": false}, "yaxis7": {"anchor": "x7", "domain": [0, 1], "dtick": 100, "matches": "y", "showticklabels": false}}}
